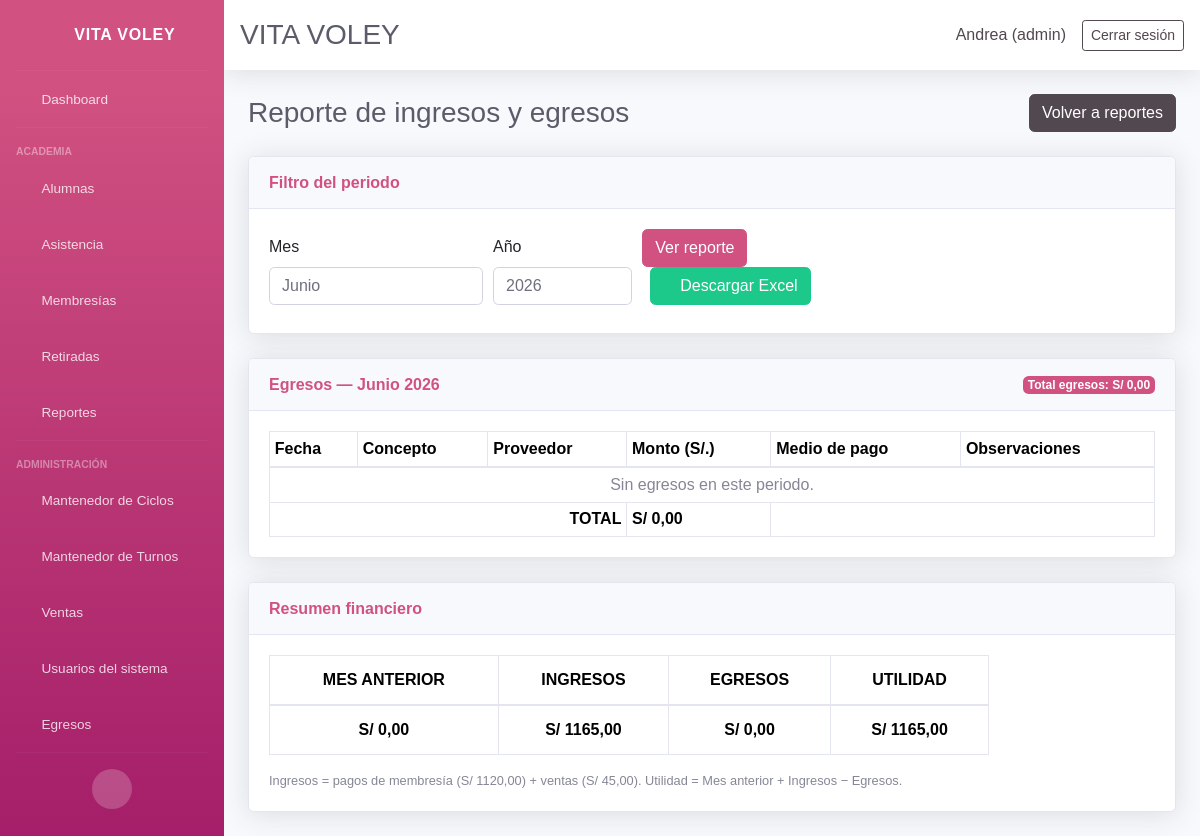
The page /reports/financial/ (signed in) on the database as committed earlier.
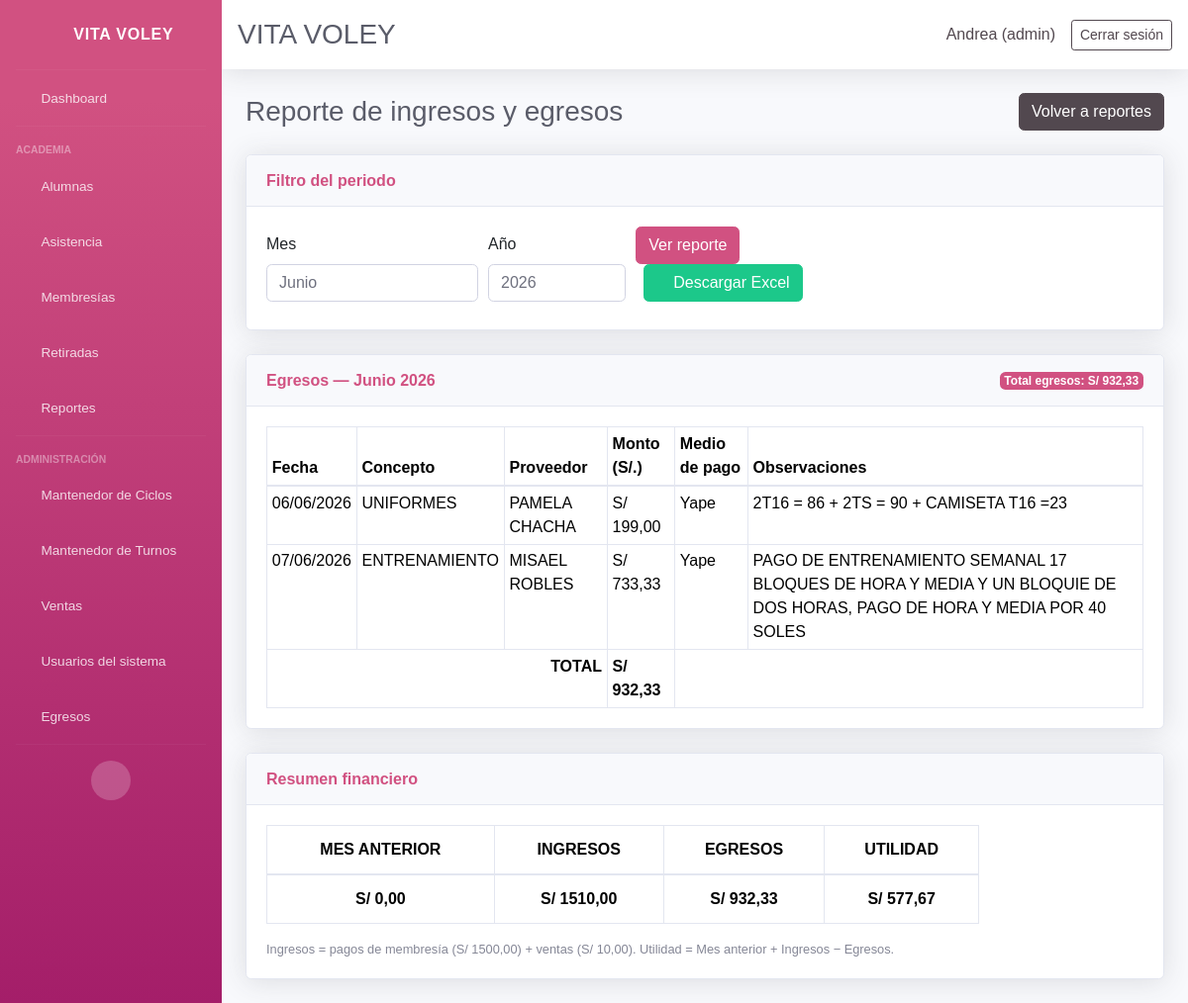
The same page on the database as committed later.
### core/models.py (models this page shows, shortened)
class Expense(models.Model):
    date = models.DateField(default=timezone.now, verbose_name='Fecha')
    concept = models.CharField(max_length=200, verbose_name='Concepto')
    provider = models.CharField(max_length=200, blank=True, verbose_name='Proveedor')
    amount = models.DecimalField(max_digits=10, decimal_places=2, verbose_name='Monto (S/.)')
    payment_method = models.CharField(
        max_length=20,
        choices=PAYMENT_METHOD_CHOICES,
        default='efectivo',
        verbose_name='Medio de pago',
    )
    observations = models.TextField(blank=True, verbose_name='Observaciones')
    created_at = models.DateTimeField(auto_now_add=True)
    updated_at = models.DateTimeField(auto_now=True)
    class Meta:
        ordering = ['-date', '-created_at']
        verbose_name = 'Egreso'
        verbose_name_plural = 'Egresos'

### core/views_financial.py (the view)
# urls.py: path('reports/financial/', views_financial.financial_report_view, name='financial_report'),
@login_required(login_url='login')
def financial_report_view(request):
    admin_redirect = _ensure_admin(request)
    if admin_redirect:
        return admin_redirect
    today = date.today()
    try:
        report_year = int(request.GET.get('year', today.year))
    except (TypeError, ValueError):
        report_year = today.year
    try:
        report_month = int(request.GET.get('month', today.month))
    except (TypeError, ValueError):
        report_month = today.month
    if report_month < 1 or report_month > 12:
        report_month = today.month
    summary = compute_financial_summary(report_year, report_month)
    return render(request, 'core/financial_report.html', {
        'report_year': report_year,
        'report_month': report_month,
        'summary': summary,
        'user_role': get_user_role(request.user),
        'is_admin': get_user_role(request.user) == 'admin',
    })

### core/context_processors.py (called while the page is built)
def user_role_context(request):
    user_role = None
    is_admin = False
    is_secretary = False
    if request.user.is_authenticated:
        if request.user.is_superuser:
            user_role = 'admin'
            is_admin = True
        else:
            profile = getattr(request.user, 'userprofile', None)
            if profile is not None:
                user_role = profile.role
                is_admin = profile.role == 'admin'
                is_secretary = profile.role == 'secretary'
            else:
                user_role = 'secretary'
                is_secretary = True
    return {
        'user_role': user_role,
        'is_admin': is_admin,
        'is_secretary': is_secretary,
    }

### core/financial_report_export.py (called while the page is built)
def _month_bounds(year, month):
    _, last_day = calendar.monthrange(year, month)
    return date(year, month, 1), date(year, month, last_day)

def _sum_payments(start_date, end_date):
    return float(
        Payment.objects.filter(date__gte=start_date, date__lte=end_date)
        .aggregate(total=Sum('amount'))['total'] or 0
    )

### core/views.py (called while the page is built)
def _ensure_admin(request):
    if get_user_role(request.user) != 'admin':
        return redirect('dashboard')

### core/templates/core/financial_report.html (shortened to what the changed rows need)
{% extends 'core/base.html' %}
{% block content %}
<div class="d-sm-flex align-items-center justify-content-between mb-4">
    <h1 class="h3 mb-0 text-gray-800">Reporte de ingresos y egresos</h1>
</div>
<div class="card shadow mb-4">
    <div class="card-header py-3 d-flex justify-content-between align-items-center">
        <h6 class="m-0 font-weight-bold text-primary">Egresos — {{ summary.month_label }} {{ report_year }}</h6>
        <span class="badge badge-primary">Total egresos: S/ {{ summary.egresos|floatformat:2 }}</span>
    </div>
    <div class="card-body">
        <div class="table-responsive">
            <table class="table table-bordered table-sm mb-0">
                <thead style="background-color:#f4cccc;">
                    <tr>
                        <th>Fecha</th>
                        <th>Concepto</th>
                        <th>Proveedor</th>
                        <th>Monto (S/.)</th>
                        <th>Medio de pago</th>
                        <th>Observaciones</th>
                    </tr>
                </thead>
                <tbody>
                    {% for expense in summary.expenses %}
                    <tr>
                        <td>{{ expense.date|date:"d/m/Y" }}</td>
                        <td>{{ expense.concept }}</td>
                        <td>{{ expense.provider|default:"—" }}</td>
                        <td>S/ {{ expense.amount|floatformat:2 }}</td>
                        <td>{{ expense.get_payment_method_display }}</td>
                        <td>{{ expense.observations|default:"—" }}</td>
                    </tr>
                    {% empty %}
                    <tr><td colspan="6" class="text-center text-muted">Sin egresos en este periodo.</td></tr>
                    {% endfor %}
                </tbody>
                <tfoot>
                    <tr style="background-color:#d9d2e9;" class="font-weight-bold">
                        <td colspan="3" class="text-right">TOTAL</td>
                        <td>S/ {{ summary.egresos|floatformat:2 }}</td>
                        <td colspan="2"></td>
                    </tr>
                </tfoot>
            </table>
        </div>
    </div>
</div>
<div class="card shadow mb-4">
    <div class="card-body">
        <div class="table-responsive">
            <table class="table table-bordered text-center mb-0" style="max-width:720px;">
                <thead style="background-color:#f4cccc;">
                    <tr>
                        <th>MES ANTERIOR</th>
                        <th>INGRESOS</th>
                        <th>EGRESOS</th>
                        <th>UTILIDAD</th>
                    </tr>
                </thead>
                <tbody>
                    <tr style="background-color:#f4cccc;" class="font-weight-bold">
                        <td>S/ {{ summary.mes_anterior|floatformat:2 }}</td>
                        <td>S/ {{ summary.ingresos|floatformat:2 }}</td>
                        <td>S/ {{ summary.egresos|floatformat:2 }}</td>
                        <td>S/ {{ summary.utilidad|floatformat:2 }}</td>
                    </tr>
                </tbody>
            </table>
        </div>
        <p class="text-muted small mt-3 mb-0">
            Ingresos = pagos de membresía (S/ {{ summary.payments_total|floatformat:2 }}) + ventas (S/ {{ summary.sales_total|floatformat:2 }}).
            Utilidad = Mes anterior + Ingresos − Egresos.
        </p>
    </div>
</div>
{% endblock %}

Rows that differ between the two databases and show on the page:
added Expense: date "06/06/2026", concept "UNIFORMES", provider "PAMELA CHACHA", amount "199,00", payment_method "Yape", observations "2T16 = 86 + 2TS = 90 + CAMISETA T16 =23"
added Expense: date "07/06/2026", concept "ENTRENAMIENTO", provider "MISAEL ROBLES", amount "733,33", payment_method "Yape", observations "PAGO DE ENTRENAMIENTO SEMANAL 17 BLOQUES DE HORA Y MEDIA Y UN BLOQUIE DE DOS HORAS, PAGO DE HORA Y MEDIA POR 40 SOLES"
Other text that changed with them:
{{ summary.egresos|floatformat:2 }}: "0,00" → "932,33"
{{ summary.ingresos|floatformat:2 }}: "1165,00" → "1510,00"
{{ summary.utilidad|floatformat:2 }}: "1165,00" → "577,67"
{{ summary.payments_total|floatformat:2 }}: "1120,00" → "1500,00"
{{ summary.sales_total|floatformat:2 }}: "45,00" → "10,00"
text no longer shown: "Sin egresos en este periodo."
